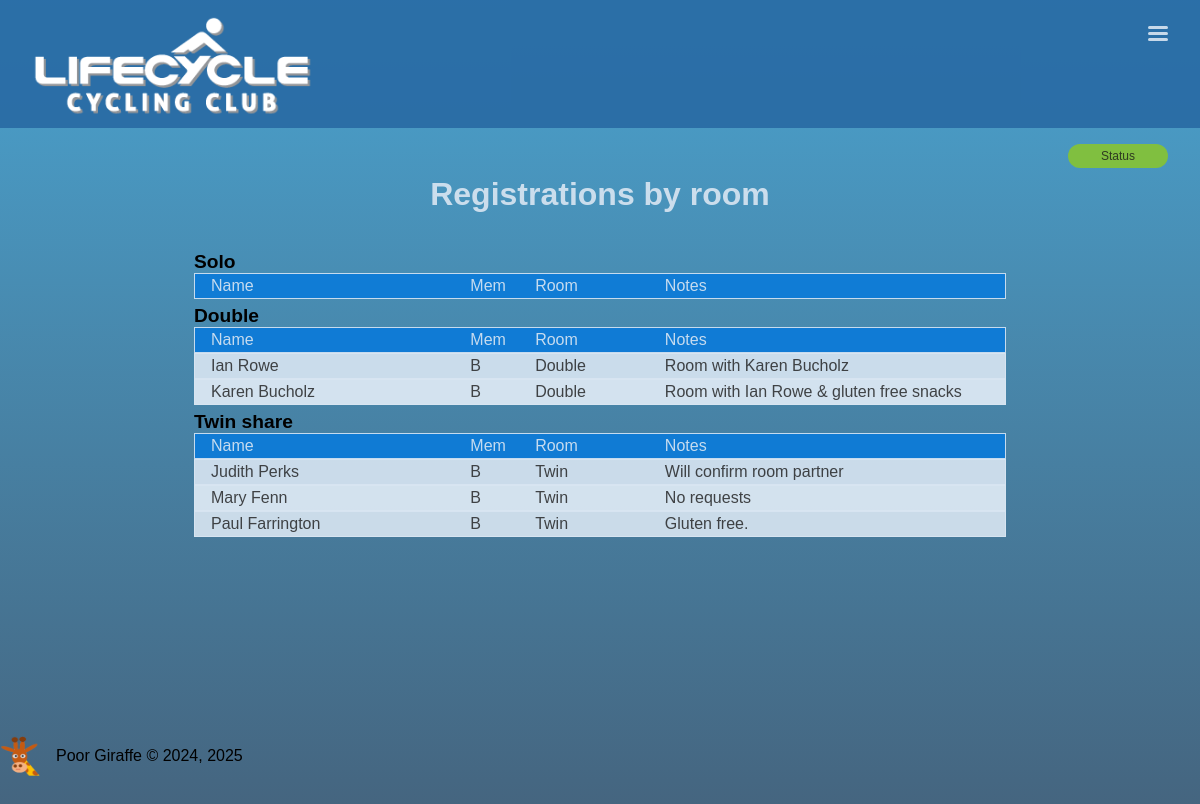
Page /rooms/ on the earlier database version.
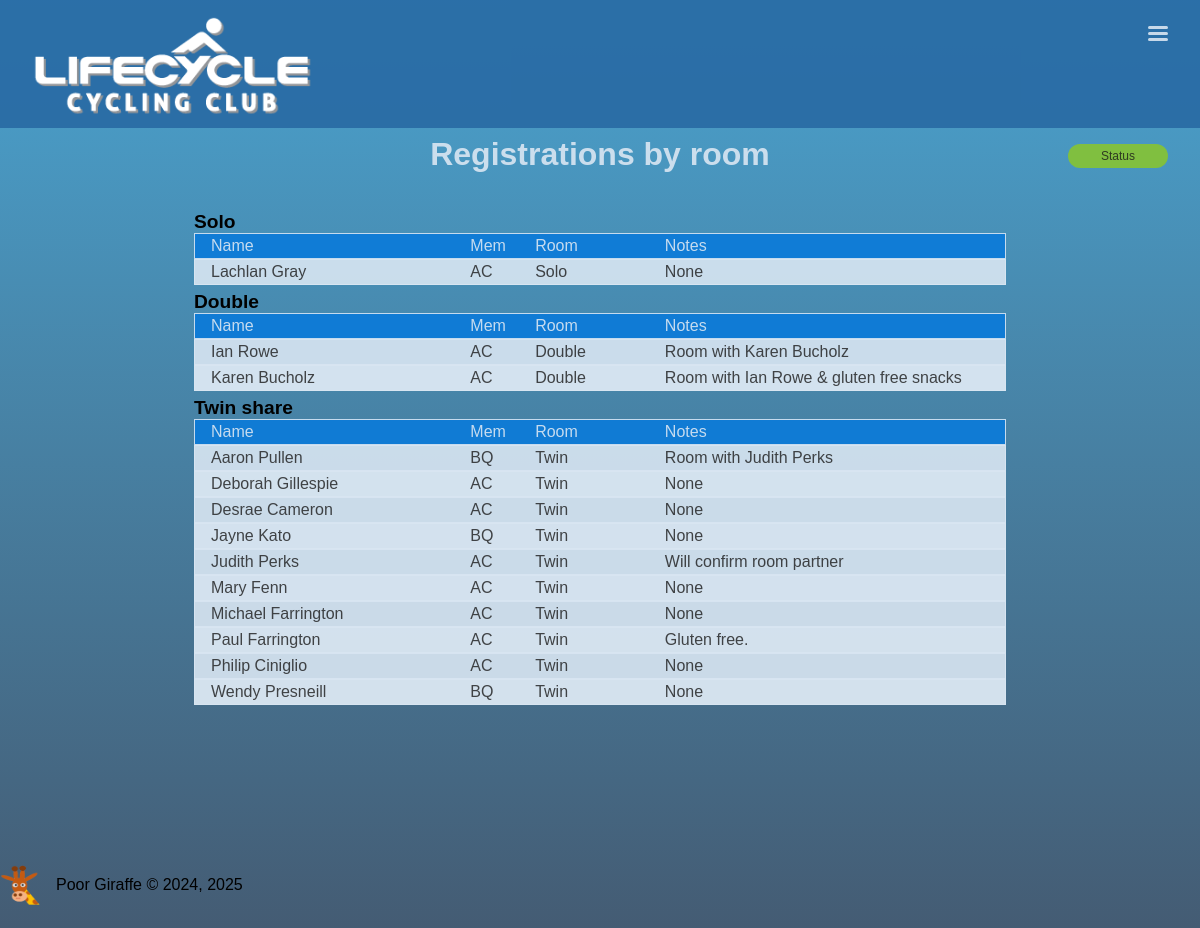
Same page on the later database version.
### book/models.py (models this page shows, shortened)
class Registration(models.Model):
	name = models.CharField(max_length=30)
	email = models.EmailField()
	membership = models.ForeignKey(Membership, on_delete=models.CASCADE, null=True)
	status = models.ForeignKey(Status, on_delete=models.CASCADE)
	room = models.ForeignKey(RoomType, on_delete=models.CASCADE)
	notes = models.CharField(max_length=100, blank=True, null=True)
	regdate = models.DateField(auto_now_add = True, blank=True, null=True)

class Membership(models.Model):
	membership = models.CharField(max_length=30)
	code = models.CharField(max_length=3)

class RoomType(models.Model):
	description = models.CharField(max_length=20)
	supplement = models.IntegerField()
	amount = models.DecimalField(max_digits=6, decimal_places=2, blank=True, null=True)
	includes = models.CharField(max_length=200, blank=True, null=True)
	def __str__(self):
		return self.description

### book/views.py (the view)
# urls.py: path('rooms/', registrations_room, name='rooms'),
def registrations_room(request):
	registrations = Registration.objects.all().order_by('name')
	context = {
		'registrations': registrations,
	}
	return render(request, 'registrations_room.html', context)

### book/template/registrations_room.html (shortened to what this page needs)
{% extends 'base.html' %}
{% load static %}
{% block main %}
	<main>
		<h1>Registrations by room</h1>
		<div class="registrations">
			<h2>Solo</h2>
			<div class="header"><p>Name</p><p>Mem</p><p>Room</p><p>Notes</p></div>
			<ul>
			{% for reg in registrations %}
				{% if reg.room.id == 2 %}
					<li><a href="{{ reg.id }}"><p>{{ reg.name|title }}</p><p>{{ reg.membership.code }}</p><p>{{ reg.room }}</p><p>{{ reg.notes }}</p></a></li>
				{% endif %}
			{% endfor %}
			</ul>
			<h2>Double</h2>
			<div class="header"><p>Name</p><p>Mem</p><p>Room</p><p>Notes</p></div>
			<ul>
			{% for reg in registrations %}
				{% if reg.room.id == 1 %}
					<li><a href="{{ reg.id }}"><p>{{ reg.name|title }}</p><p>{{ reg.membership.code }}</p><p>{{ reg.room }}</p><p>{{ reg.notes }}</p></a></li>
				{% endif %}
			{% endfor %}
			</ul>
			<h2>Twin share</h2>
			<div class="header"><p>Name</p><p>Mem</p><p>Room</p><p>Notes</p></div>
			<ul>
			{% for reg in registrations %}
				{% if reg.room.id == 3 %}
					<li><a href="{{ reg.id }}"><p>{{ reg.name|title }}</p><p>{{ reg.membership.code }}</p><p>{{ reg.room }}</p><p>{{ reg.notes }}</p></a></li>
				{% endif %}
			{% endfor %}
			</ul>
		</div>
		<a href="{% url 'registrations' %}">
			<button class="button_room">Status</button>
		</a>
	</main>
{% endblock %}

Differences in the rows shown:
added Registration: name "Lachlan Gray", membership.code "AC", room "Solo", notes "None"
changed through a linked row, Registration "Ian Rowe": membership.code "B" → "AC"
changed through a linked row, Registration "Karen Bucholz": membership.code "B" → "AC"
added Registration: name "Aaron Pullen", membership.code "BQ", room "Twin", notes "Room with Judith Perks", shown under "Twin share"
added Registration: name "Deborah Gillespie", membership.code "AC", room "Twin", notes "None", shown under "Twin share"
added Registration: name "Desrae Cameron", membership.code "AC", room "Twin", notes "None", shown under "Twin share"
added Registration: name "Jayne Kato", membership.code "BQ", room "Twin", notes "None", shown under "Twin share"
changed through a linked row, Registration "Judith Perks": membership.code "B" → "AC"
changed Registration "Mary Fenn": membership.code "B" → "AC"; notes "No requests" → "None"
added Registration: name "Michael Farrington", membership.code "AC", room "Twin", notes "None", shown under "Twin share"
changed through a linked row, Registration "Paul Farrington": membership.code "B" → "AC"
added Registration: name "Philip Ciniglio", membership.code "AC", room "Twin", notes "None", shown under "Twin share"
added Registration: name "Wendy Presneill", membership.code "BQ", room "Twin", notes "None", shown under "Twin share"
